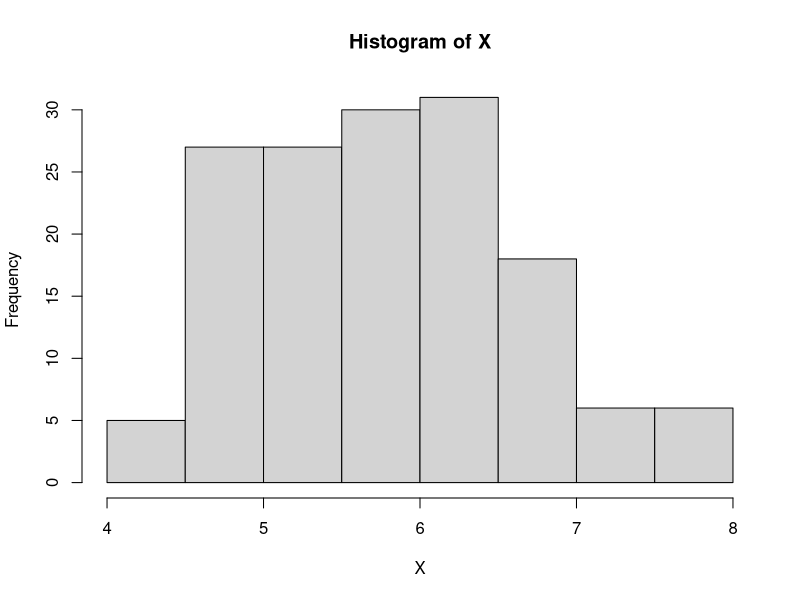
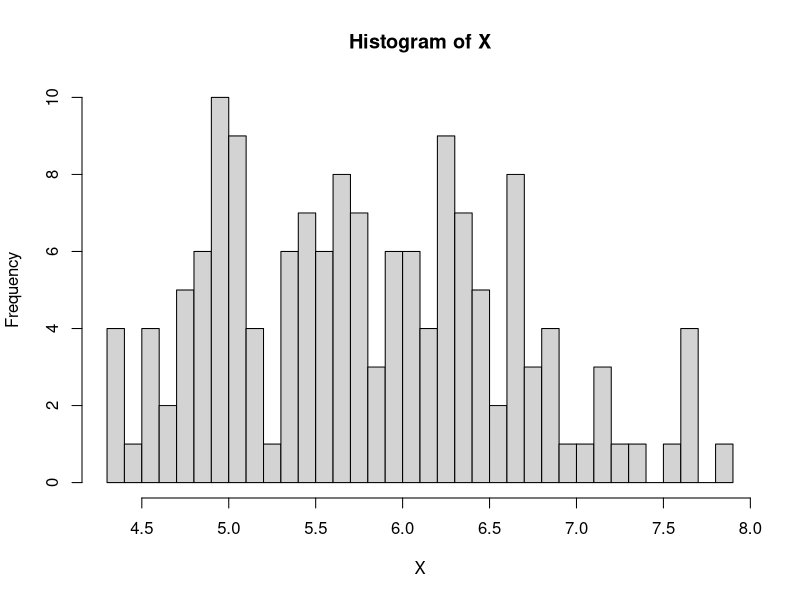
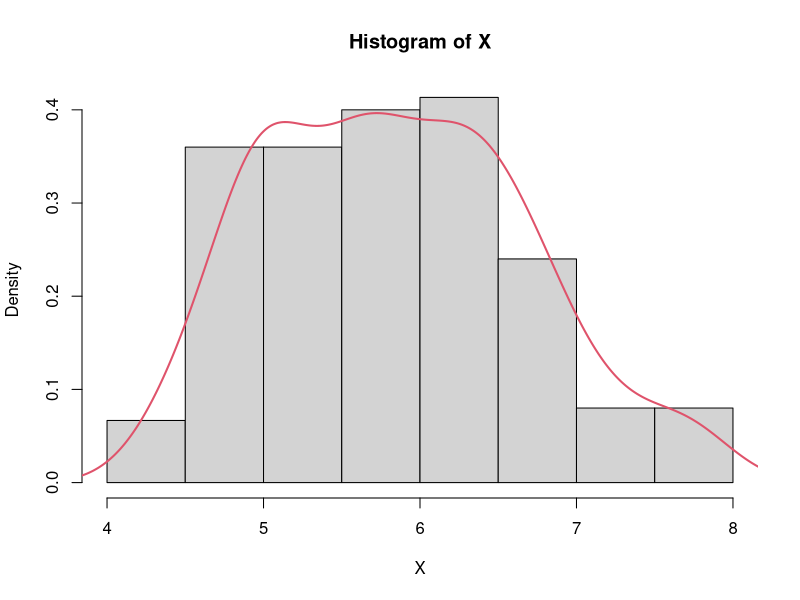
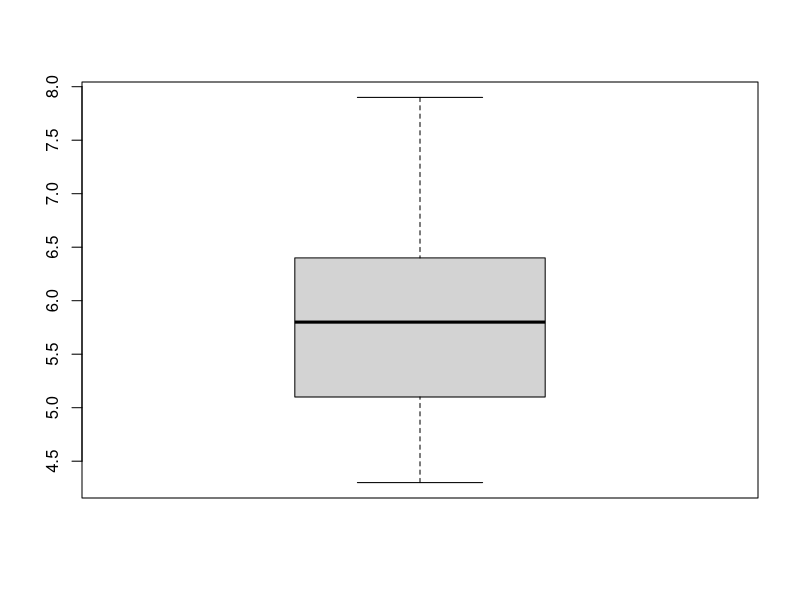
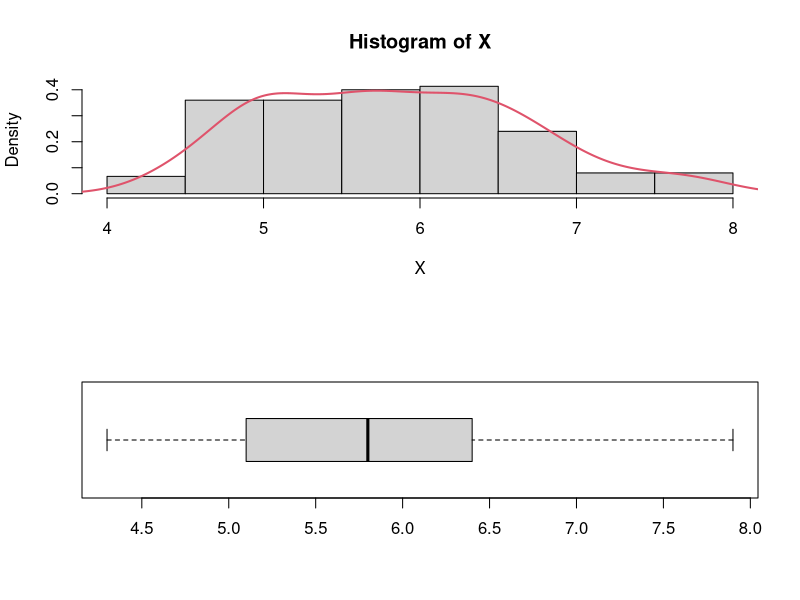
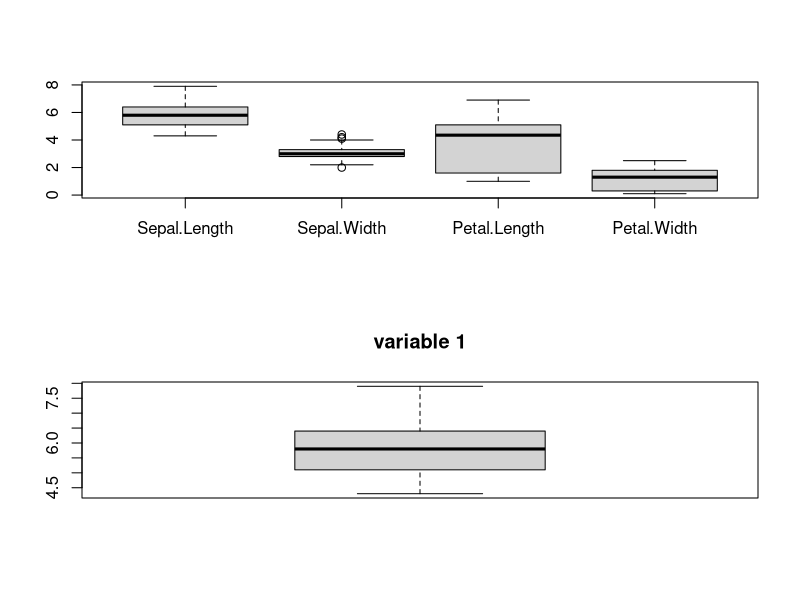
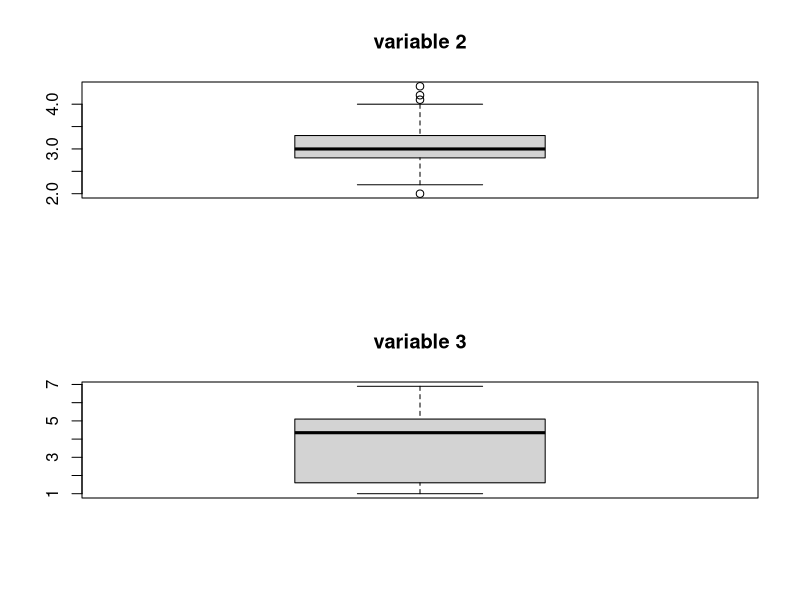
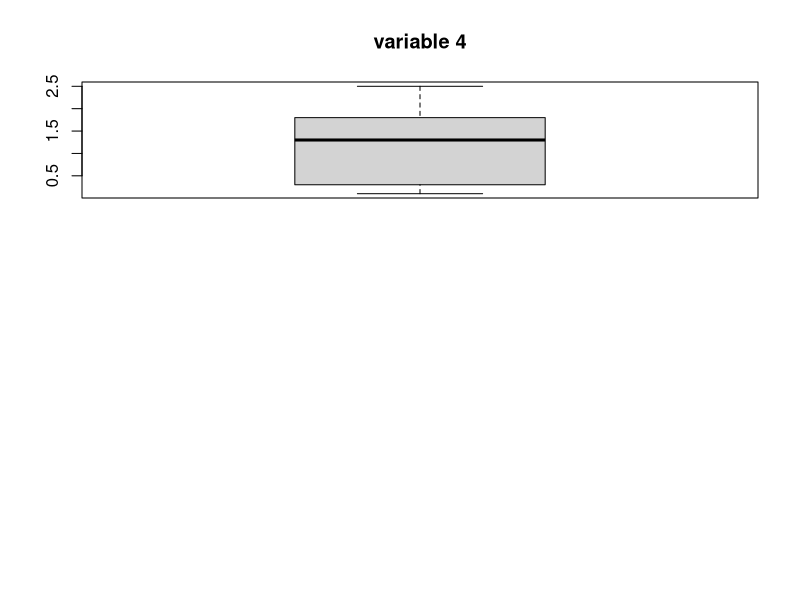

Write the R code that produced these figures, in order.
## ---- chunk 1
data(iris)
X = iris$Sepal.Length
## ---- chunk 2
hist(X, breaks=nclass.FD(X))
## ---- chunk 3
hist(X, breaks=40)
## ---- chunk 4
hist(X, freq=FALSE)
lines(density(X), col=2, lwd=2)
## ---- chunk 5
boxplot(X)
## ---- chunk 6
par(mfrow=c(2,1))
hist(X, freq=FALSE)
lines(density(X), col=2, lwd=2)
boxplot(X, horizontal=TRUE)
## ---- chunk 7
boxplot(iris[,-5])

## ---- chunk 8
par(mfrrow=c(2,2))
for (j in 1:4) boxplot(iris[,j], main=paste("variable", j))
## ---- chunk 9
plot(iris[,-5])
## ---- chunk 10
plot(iris[,-5], col=as.numeric(iris$Species))
## ---- chunk 11
plot(iris$Sepal.Length, iris$Petal.Length, col=as.numeric(iris$Species))
## ---- chunk 12
data(iris)
mu = colMeans(iris[, -5])
mu
# Cannot use mean function as it calculates mean of all values and returns scalar
## Multivariate numerical indicators

## ---- chunk 13
S = cov(iris[,-5])
S
C = cor(iris[,-5])
C
## ---- chunk 14
data(iris)
X = iris[,-5]
Y = as.numeric(iris$Species)

library(MASS)
system.time((f = lda(X,Y)))
## ---- chunk 15
f
## ---- chunk 16
xstar = c(6, 2.9, 5, 3) # Four variable to make one new observation
ystar = predict(f, xstar)
ystar
## ---- chunk 17
f = lda(X,Y, cv=TRUE)
predict(f, xstar)
## ---- chunk 18
n = nrow(X)
learn = sample(1:n, 2/3*n)
f <- lda(X[learn,], Y[learn])
ystar = predict(f, X[-learn,])

# Compute the classification error
err = sum(Y[-learn] != ystar$class) / length(ystar$class)
err
## ---- chunk 19
n = nrow(X)
err = c()
for (i in 1:10){
  learn = sample(1:n, 2/3*n) # This is the stochastic sampling process
  f <- lda(X[learn,], Y[learn])
  ystar = predict(f, X[-learn,])
  
  # Compute the classification error
  
  err[i] = sum(Y[-learn] != ystar$class) / length(ystar$class)
}
boxplot(err)
